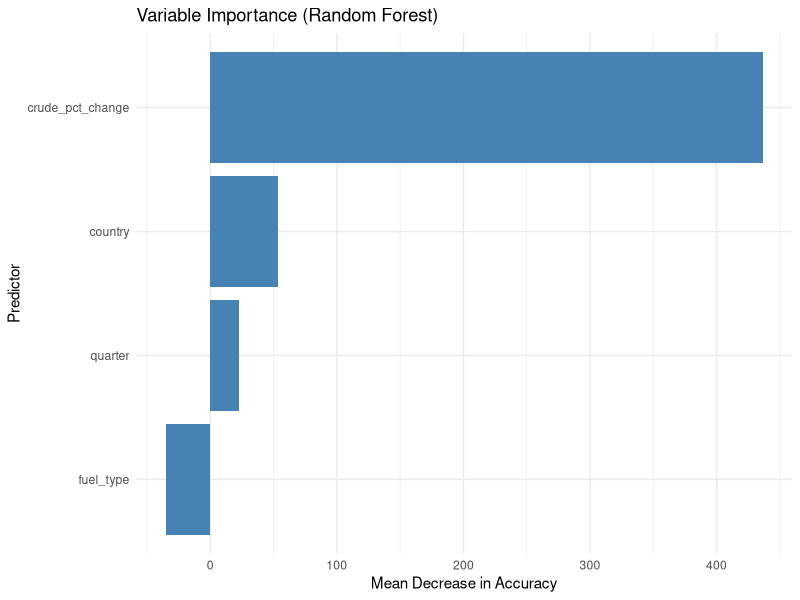
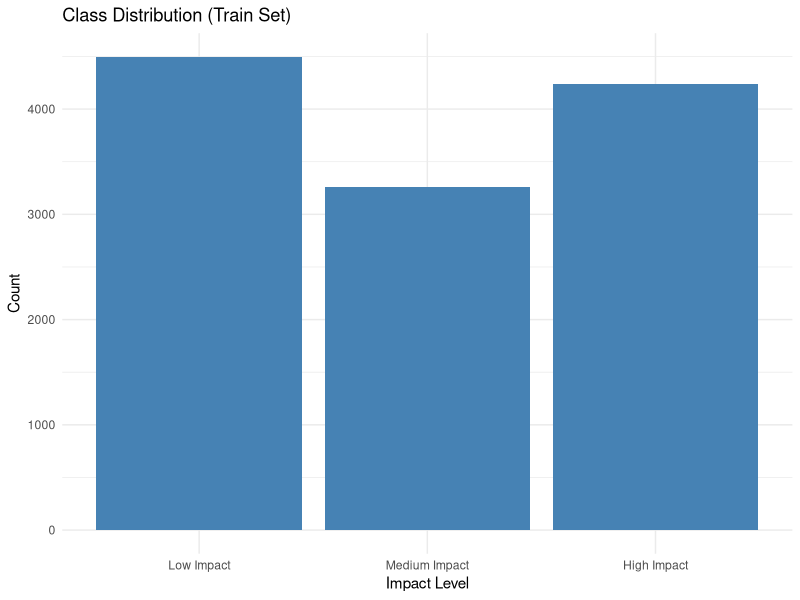
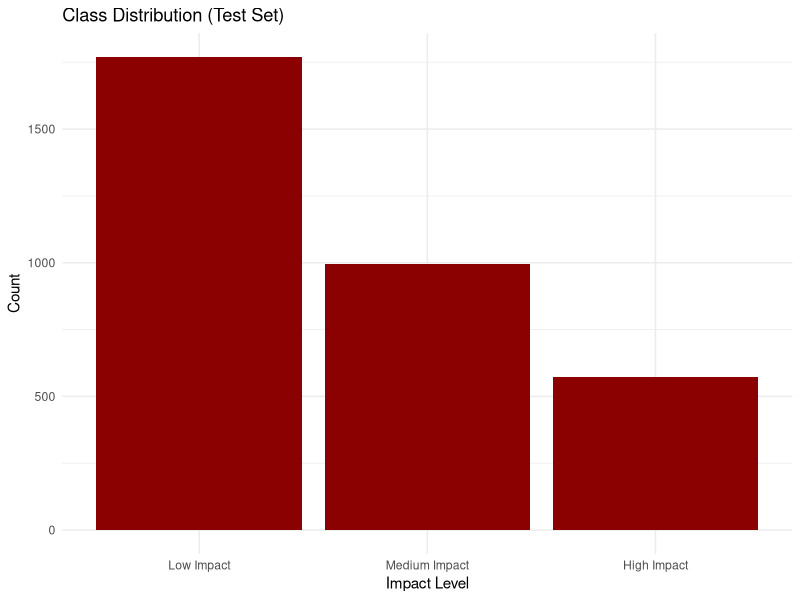
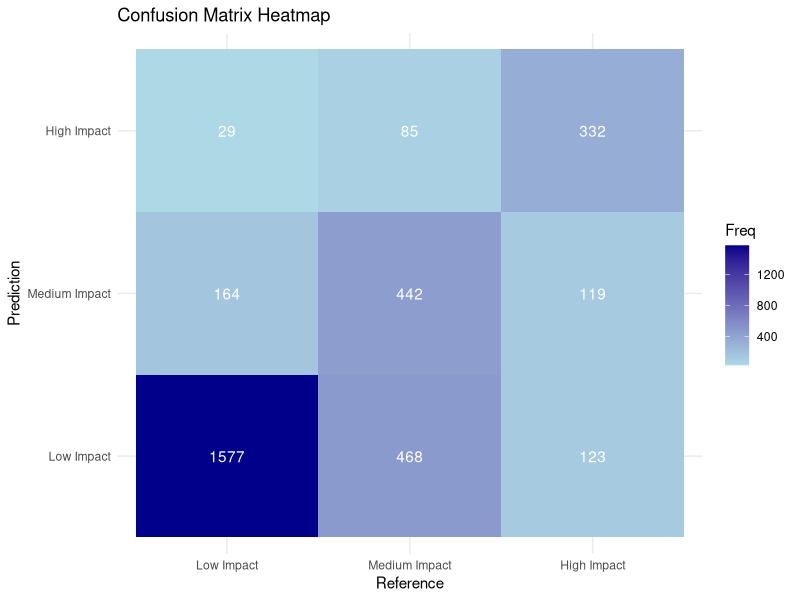

These charts were generated, in order, by the following R code:
# 1. Load libraries
library(randomForest)
library(caret)
library(ggplot2)
library(pROC)

# 2. Read train/test datasets
train_df <- read.csv("train_df.csv")
test_df  <- read.csv("test_df.csv")

# 3. Ensure factor levels match
train_df$impact_level <- trimws(train_df$impact_level)
test_df$impact_level  <- trimws(test_df$impact_level)

train_df$impact_level <- factor(train_df$impact_level,
                                levels = c("Low Impact","Medium Impact","High Impact"))
test_df$impact_level  <- factor(test_df$impact_level,
                                levels = c("Low Impact","Medium Impact","High Impact"))

# 4. Check class distribution
cat("Train class counts:\n")
print(table(train_df$impact_level))
cat("Test class counts:\n")
print(table(test_df$impact_level))

# 5. Train Random Forest model
set.seed(123)
rf_model <- randomForest(impact_level ~ quarter + country + fuel_type +
                           crude_pct_change,
                         data = train_df,
                         ntree = 300,
                         mtry = floor(sqrt(5)),
                         importance = TRUE)

# 6. Predict on test set
predictions <- predict(rf_model, newdata = test_df)

# 7. Confusion matrix
cm <- confusionMatrix(predictions, test_df$impact_level)
print(cm)

# 8. Per-class metrics
precision <- cm$byClass[, "Pos Pred Value"]
recall    <- cm$byClass[, "Sensitivity"]
f1        <- 2 * ((precision * recall) / (precision + recall))

metrics_df <- data.frame(
  Class     = rownames(cm$byClass),
  Precision = round(precision, 3),
  Recall    = round(recall, 3),
  F1_Score  = round(f1, 3),
  Balanced_Accuracy = round(cm$byClass[, "Balanced Accuracy"], 3)
)
print(metrics_df)

# 9. Variable importance plot
imp <- importance(rf_model)
imp_df <- data.frame(Variable = rownames(imp),
                     MeanDecreaseAccuracy = imp[, "MeanDecreaseAccuracy"])

ggplot(imp_df, aes(x = reorder(Variable, MeanDecreaseAccuracy),
                   y = MeanDecreaseAccuracy)) +
  geom_bar(stat = "identity", fill = "steelblue") +
  coord_flip() +
  labs(title = "Variable Importance (Random Forest)",
       x = "Predictor",
       y = "Mean Decrease in Accuracy") +
  theme_minimal()

# 10. Class distribution plot
ggplot(train_df, aes(x = impact_level)) +
  geom_bar(fill = "steelblue") +
  labs(title = "Class Distribution (Train Set)", x = "Impact Level", y = "Count") +
  theme_minimal()

ggplot(test_df, aes(x = impact_level)) +
  geom_bar(fill = "darkred") +
  labs(title = "Class Distribution (Test Set)", x = "Impact Level", y = "Count") +
  theme_minimal()

# 11. Confusion matrix heatmap
cm_table <- as.data.frame(cm$table)
ggplot(cm_table, aes(x = Reference, y = Prediction, fill = Freq)) +
  geom_tile() +
  geom_text(aes(label = Freq), color = "white") +
  scale_fill_gradient(low = "lightblue", high = "darkblue") +
  labs(title = "Confusion Matrix Heatmap") +
  theme_minimal()
